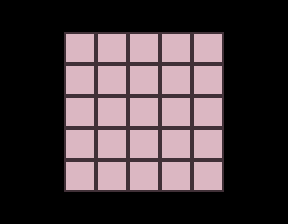

A 2D game scene composited from a Tiled map and its tileset images. What follows is a short description and the map's XML, with every tile layer's data as written:
An orthogonal 9x7 tile map with 32x32 px tiles, 1 tile layer (Layer1) and 25 objects.

<map version="1.10" tiledversion="1.10.2" orientation="orthogonal" renderorder="right-down" width="9" height="7" tilewidth="32" tileheight="32" infinite="0" nextlayerid="3" nextobjectid="27">
 <tileset firstgid="1" name="tile" tilewidth="32" tileheight="32" tilecount="1" columns="1">
  <image source="sprites/tile.png" width="32" height="32" />
 </tileset>
 <layer id="1" name="Layer1" width="9" height="7">
  <data encoding="csv">
0,0,0,0,0,0,0,0,0,
0,0,1,1,1,1,1,0,0,
0,0,1,1,1,1,1,0,0,
0,0,1,1,1,1,1,0,0,
0,0,1,1,1,1,1,0,0,
0,0,1,1,1,1,1,0,0,
0,0,0,0,0,0,0,0,0
</data>
 </layer>
 <objectgroup id="2" name="gameTiles">
  <object id="1" x="64" y="32" width="32" height="32" />
  <object id="2" x="96" y="32" width="32" height="32" />
  <object id="3" x="64" y="64" width="32" height="32" />
  <object id="4" x="96" y="64" width="32" height="32" />
  <object id="5" x="128" y="32" width="32" height="32" />
  <object id="6" x="160" y="32" width="32" height="32" />
  <object id="7" x="192" y="32" width="32" height="32" />
  <object id="8" x="128" y="64" width="32" height="32" />
  <object id="9" x="160" y="64" width="32" height="32" />
  <object id="10" x="192" y="64" width="32" height="32" />
  <object id="11" x="64" y="96" width="32" height="32" />
  <object id="12" x="96" y="96" width="32" height="32" />
  <object id="13" x="128" y="96" width="32" height="32" />
  <object id="14" x="160" y="96" width="32" height="32" />
  <object id="15" x="192" y="96" width="32" height="32" />
  <object id="16" x="64" y="128" width="32" height="32" />
  <object id="17" x="96" y="128" width="32" height="32" />
  <object id="18" x="128" y="128" width="32" height="32" />
  <object id="19" x="160" y="128" width="32" height="32" />
  <object id="20" x="192" y="128" width="32" height="32" />
  <object id="22" x="64" y="160" width="32" height="32" />
  <object id="23" x="96" y="160" width="32" height="32" />
  <object id="24" x="128" y="160" width="32" height="32" />
  <object id="25" x="160" y="160" width="32" height="32" />
  <object id="26" x="192" y="160" width="32" height="32" />
 </objectgroup>
</map>